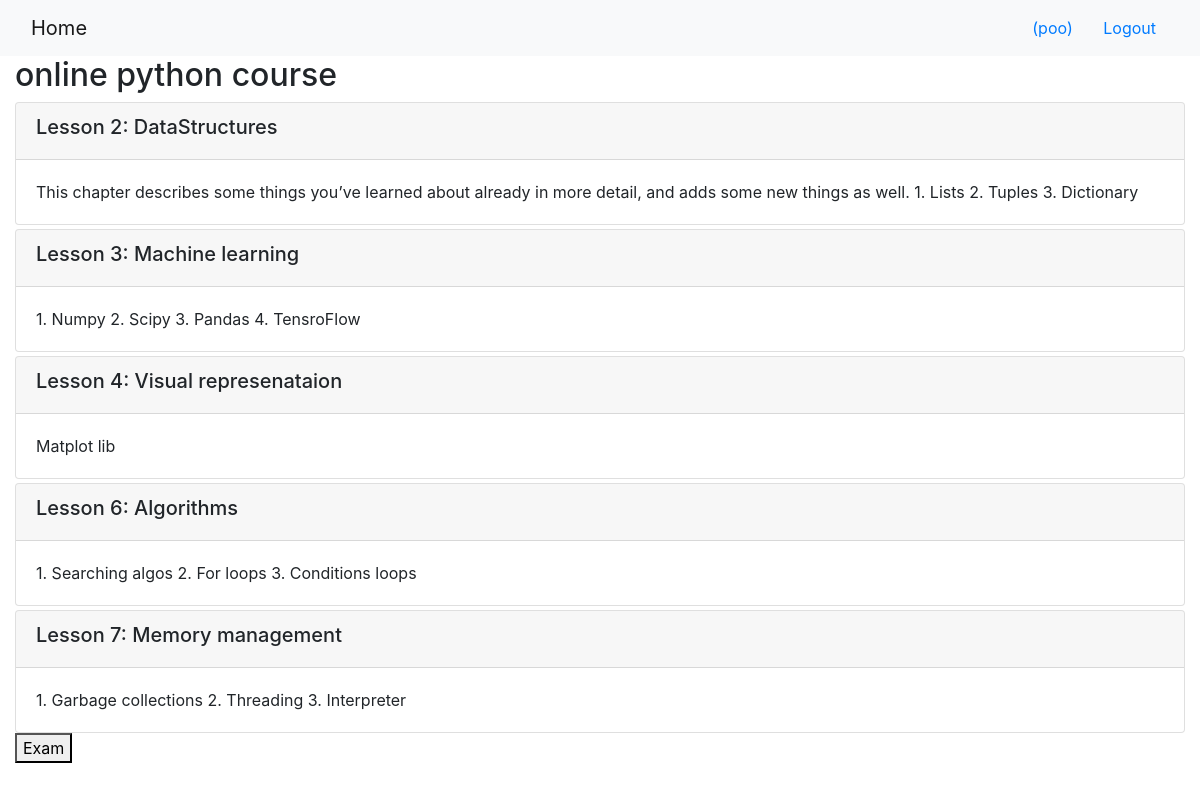
/onlinecourse/1/ (signed in), run on the app's committed database.
### onlinecourse/models.py (models this page shows)
class Course(models.Model):
    name = models.CharField(null=False, max_length=30, default='online course')
    image = models.ImageField(upload_to='course_images/')
    description = models.CharField(max_length=1000)
    pub_date = models.DateField(null=True)
    instructors = models.ManyToManyField(Instructor)
    users = models.ManyToManyField(settings.AUTH_USER_MODEL, through='Enrollment')
    total_enrollment = models.IntegerField(default=0)
    is_enrolled = False
    def __str__(self):
        return "Name: " + self.name + "," + \
               "Description: " + self.description

class Lesson(models.Model):
    title = models.CharField(max_length=200, default="title")
    order = models.IntegerField(default=0)
    course = models.ForeignKey(Course, on_delete=models.CASCADE)
    content = models.TextField()

### onlinecourse/views.py (the view)
# urls.py: path('<int:pk>/', views.CourseDetailView.as_view(), name='course_details'),
class CourseDetailView(generic.DetailView):
    model = Course
    template_name = 'onlinecourse/course_detail_bootstrap.html'

### onlinecourse/templates/onlinecourse/course_detail_bootstrap.html (shortened to what this page needs)
<!DOCTYPE html>
<html lang="en">
<head>
     {% load static %}
    <link rel="stylesheet" href="https://maxcdn.bootstrapcdn.com/bootstrap/4.5.2/css/bootstrap.min.css">
</head>
<body>
    <nav class="navbar navbar-light bg-light">
        <div class="container-fluid">
            <div class="navbar-header">
                  <a class="navbar-brand" href="{% url 'onlinecourse:index' %}">Home</a>
            </div>
            <ul class="nav navbar-nav navbar-right">
                {% if user.is_authenticated %}
                <li>
                    <a class="btn btn-link" href="#">{{ user.first_name }}({{ user.username }})</a>
                    <a class="btn btn-link" href="{% url 'onlinecourse:logout' %}">Logout</a>
                </li>
                {% endif %}
            </ul>
        </div>
    </nav>
    <div class="container-fluid">
            <h2>{{ course.name }}</h2>
            <div class="card-columns-vertical">
                {% for lesson in course.lesson_set.all %}
                    <div class="card mt-1">
                        <div class="card-header"><h5>Lesson {{lesson.order|add:1}}: {{lesson.title}}</h5></div>
                        <div class="card-body">{{lesson.content}}</div>
                    </div>
                {% endfor %}
            </div>
            <button data-toggle="collapse" data-target="#exam">Exam</button>
    </div>
</body>
</html>

### data on the page
Course: name "online python course"
Lesson: order|add "2", title "DataStructures", content "This chapter describes some things you’ve learned about already in more detail, and adds some new things as well. 1. Lists 2. Tuples 3. Dictionary"
Lesson: order|add "3", title "Machine learning", content "1. Numpy 2. Scipy 3. Pandas 4. TensroFlow"
Lesson: order|add "4", title "Visual represenataion", content "Matplot lib"
Lesson: order|add "6", title "Algorithms", content "1. Searching algos 2. For loops 3. Conditions loops"
Lesson: order|add "7", title "Memory management", content "1. Garbage collections 2. Threading 3. Interpreter"

### other printed values
{{ user.username }} "poo"
